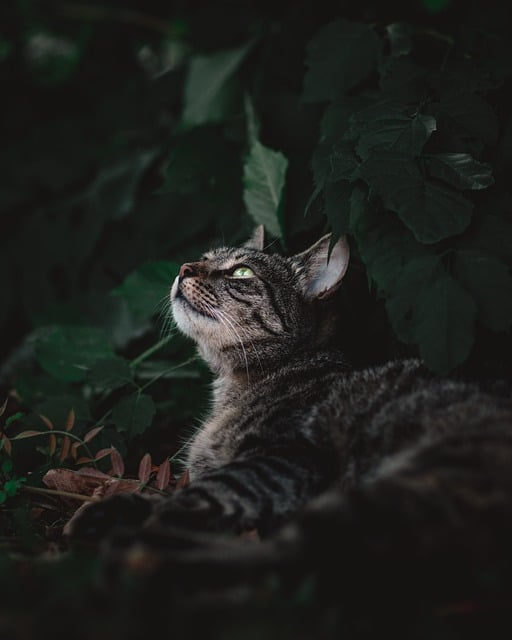
//> input picture ch5/imageBasics/cat.jpg, 512 x 640 px
$ ./imageBasics   (built with g++ and OpenCV 4)
//> lines starting //> are read from the running program, lines starting //| are printed output that depends on the picture; after the words box and inside, x2 and y2 are one past the last pixel; in counts of white or black regions, pixels touching at a corner belong together
#include <iostream>
#include <chrono>
#include <string>

using namespace std;

#include <opencv2/core/core.hpp>
#include <opencv2/highgui/highgui.hpp>

int main(int argc, char **argv) {
  string img_path = "C:/Users/qkrwh/OneDrive/Desktop/VClab/visual-slam-2024-fall-indi2-code/revision/ch5/imageBasics/cat.jpg";

  cv::Mat image;
  image = cv::imread(img_path);
//> image is the input picture: 640 rows x 512 cols, CV_8UC3; mean B, G, R 28.7, 32.2, 30.5

  if(image.data == nullptr){
    cerr << "Document " << img_path  << " doesn't exist" << endl;
    return 0;
  }

  // Image Type - only grayscale and color image
  if(image.type() != CV_8UC1 && image.type() != CV_8UC3){
    cout << "Image should be grayscale or color image" << endl;
    return 0;
  }

  chrono::steady_clock::time_point t1 = chrono::steady_clock::now();
  for(int y = 0; y < image.rows; y++){
    unsigned char * row_ptr = image.ptr<unsigned char>(y); // y-th row pointer
    for(int x = 0; x < image.cols; x++){
      unsigned char * data_ptr = &row_ptr[x * image.channels()];
      for(int c=0; c!=image.channels(); c++){
        unsigned char data = data_ptr[c];
      }
    }
  }
  chrono::steady_clock::time_point t2 = chrono::steady_clock::now();
  chrono::duration<double> time_used = chrono::duration_cast<chrono::duration<double>>(t2 - t1);

  cout << "Loop over each pixel takes " << time_used.count() << " sec" << endl;

  // cv::Mat Copy

  // 1. Shallow Copy
  cv::Mat another = image;
  another(cv::Rect(0,0, 100, 100)).setTo(0);
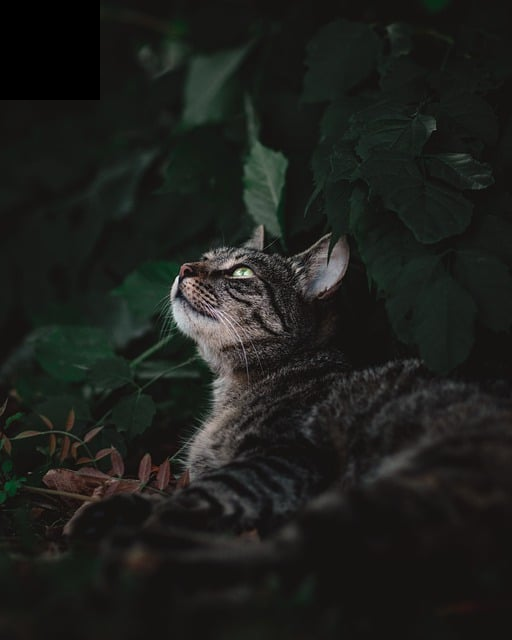
//> another: 640 rows x 512 cols, CV_8UC3; 3.05% of pixels changed, all inside (x1, y1, x2, y2) = (0, 0, 100, 100)
  cv::imshow("image", image);
  cv::waitKey(0);

  // 2. Deep copy
  cv::Mat clone = image.clone();
  clone(cv::Rect(100, 100, 200, 200)).setTo(0);
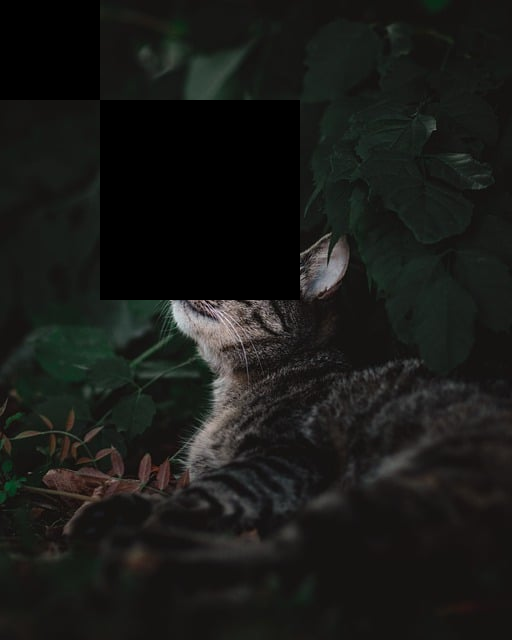
//> clone: 640 rows x 512 cols, CV_8UC3; 12.21% of pixels changed, all inside (x1, y1, x2, y2) = (100, 100, 300, 300)
  cv::imshow("image", image);
  cv::imshow("clone", clone);
  cv::waitKey(0);

  cv::destroyAllWindows();
  return 0;
}

$ run again, with ch5/imageBasics/distorted.png saved as ch5/imageBasics/cat.jpg
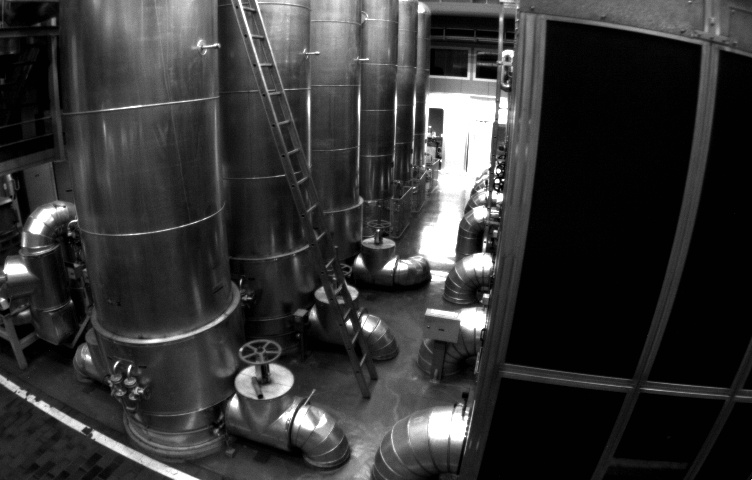
//> input picture ch5/imageBasics/distorted.png, 752 x 480 px
//> image is the input picture: 480 rows x 752 cols, CV_8UC3; min 0, max 255, mean 52.6
//> `another(cv::Rect(0,0, 100, 100)).setTo(0);`:
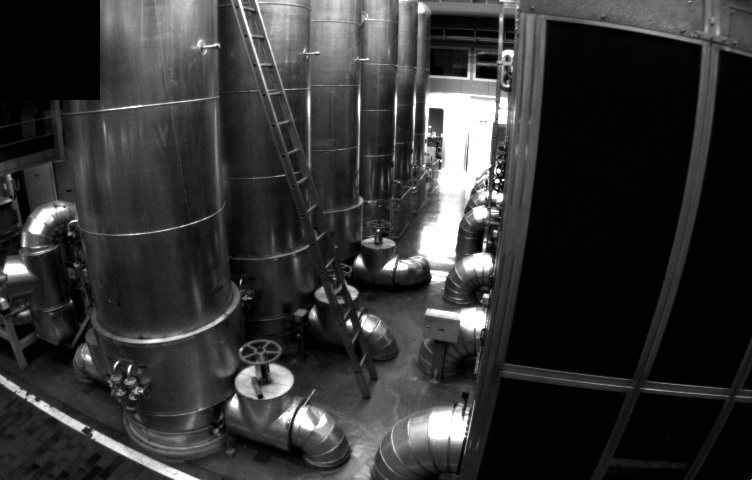
//> another: 480 rows x 752 cols, CV_8UC3; 2.68% of pixels changed, all inside (x1, y1, x2, y2) = (0, 0, 100, 100)
//> `clone(cv::Rect(100, 100, 200, 200)).setTo(0);`:
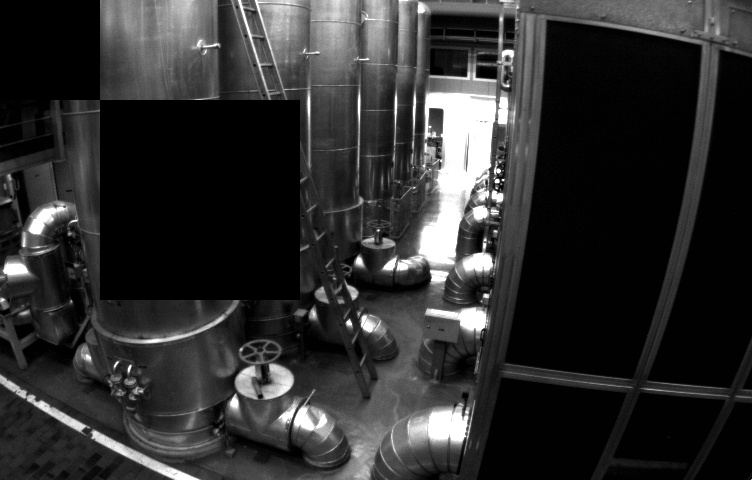
//> clone: 480 rows x 752 cols, CV_8UC3; 11.08% of pixels changed, all inside (x1, y1, x2, y2) = (100, 100, 300, 300)
